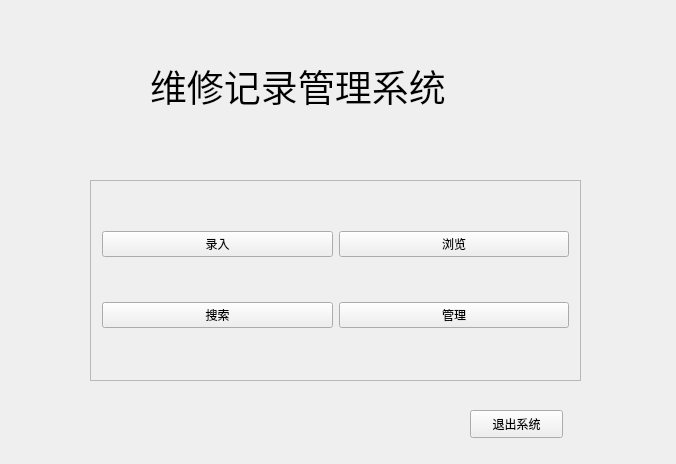
<?xml version="1.0" encoding="UTF-8"?>
<ui version="4.0">
 <class>Widget</class>
 <widget class="QWidget" name="Widget">
  <property name="geometry">
   <rect>
    <x>0</x>
    <y>0</y>
    <width>676</width>
    <height>464</height>
   </rect>
  </property>
  <property name="windowTitle">
   <string>Widget</string>
  </property>
  <property name="styleSheet">
   <string notr="true"/>
  </property>
  <widget class="QWidget" name="widget" native="true">
   <property name="geometry">
    <rect>
     <x>0</x>
     <y>0</y>
     <width>681</width>
     <height>461</height>
    </rect>
   </property>
   <property name="styleSheet">
    <string notr="true">background-image: url(:/ico/1.jpg);</string>
   </property>
   <widget class="QLabel" name="label">
    <property name="geometry">
     <rect>
      <x>150</x>
      <y>30</y>
      <width>381</width>
      <height>111</height>
     </rect>
    </property>
    <property name="font">
     <font>
      <pointsize>28</pointsize>
     </font>
    </property>
    <property name="text">
     <string>维修记录管理系统</string>
    </property>
    <property name="scaledContents">
     <bool>false</bool>
    </property>
   </widget>
   <widget class="QFrame" name="frame">
    <property name="geometry">
     <rect>
      <x>90</x>
      <y>180</y>
      <width>491</width>
      <height>201</height>
     </rect>
    </property>
    <property name="frameShape">
     <enum>QFrame::StyledPanel</enum>
    </property>
    <property name="frameShadow">
     <enum>QFrame::Raised</enum>
    </property>
    <layout class="QGridLayout" name="gridLayout">
     <item row="0" column="0">
      <widget class="QPushButton" name="enterButton">
       <property name="text">
        <string>录入</string>
       </property>
       <property name="icon">
        <iconset resource="exe.qrc">
         <normaloff>:/ico/enter.png</normaloff>:/ico/enter.png</iconset>
       </property>
      </widget>
     </item>
     <item row="0" column="1">
      <widget class="QPushButton" name="browseButton">
       <property name="text">
        <string>浏览</string>
       </property>
       <property name="icon">
        <iconset resource="exe.qrc">
         <normaloff>:/ico/brows.png</normaloff>:/ico/brows.png</iconset>
       </property>
      </widget>
     </item>
     <item row="1" column="0">
      <widget class="QPushButton" name="sortButton">
       <property name="text">
        <string>搜索</string>
       </property>
       <property name="icon">
        <iconset resource="exe.qrc">
         <normaloff>:/ico/sort1.png</normaloff>:/ico/sort1.png</iconset>
       </property>
       <property name="iconSize">
        <size>
         <width>20</width>
         <height>20</height>
        </size>
       </property>
      </widget>
     </item>
     <item row="1" column="1">
      <widget class="QPushButton" name="helpButton">
       <property name="text">
        <string>管理</string>
       </property>
       <property name="icon">
        <iconset resource="exe.qrc">
         <normaloff>:/ico/admin.png</normaloff>:/ico/admin.png</iconset>
       </property>
      </widget>
     </item>
    </layout>
   </widget>
   <widget class="QPushButton" name="pushButton">
    <property name="geometry">
     <rect>
      <x>470</x>
      <y>410</y>
      <width>93</width>
      <height>28</height>
     </rect>
    </property>
    <property name="text">
     <string>退出系统</string>
    </property>
   </widget>
  </widget>
 </widget>
 <layoutdefault spacing="6" margin="11"/>
 <resources>
  <include location="exe.qrc"/>
 </resources>
 <connections/>
</ui>
